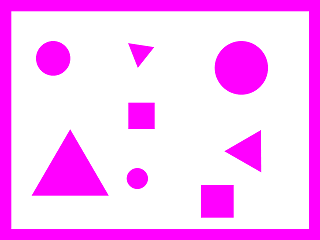
//> input picture new content/shaper count/ShapeCounter.PNG, 320 x 240 px
$ ./main   (built with g++ and OpenCV 4)
//> lines starting //> are read from the running program, lines starting //| are printed output that depends on the picture; after the words box and inside, x2 and y2 are one past the last pixel; in counts of white or black regions, pixels touching at a corner belong together
/**
 * Simple shape detector program.
 * It loads an image and tries to find simple shapes (rectangle, triangle, circle, etc) in it.
 * This program is a modified version of `squares.cpp` found in the OpenCV sample dir.
 */
#include <opencv2/highgui/highgui.hpp>
#include <opencv2/imgproc/imgproc.hpp>
#include <cmath>
#include <iostream>

/**
 * Helper function to find a cosine of angle between vectors
 * from pt0->pt1 and pt0->pt2
 */
static double angle(cv::Point pt1, cv::Point pt2, cv::Point pt0)
{
	double dx1 = pt1.x - pt0.x;
	double dy1 = pt1.y - pt0.y;
	double dx2 = pt2.x - pt0.x;
	double dy2 = pt2.y - pt0.y;
	return (dx1*dx2 + dy1*dy2)/sqrt((dx1*dx1 + dy1*dy1)*(dx2*dx2 + dy2*dy2) + 1e-10);
}

/**
 * Helper function to display text in the center of a contour
 */
void setLabel(cv::Mat& im, const std::string label, std::vector<cv::Point>& contour)
{
	int fontface = cv::FONT_HERSHEY_SIMPLEX;
	double scale = 0.4;
	int thickness = 1;
	int baseline = 0;

	cv::Size text = cv::getTextSize(label, fontface, scale, thickness, &baseline);
	cv::Rect r = cv::boundingRect(contour);

	cv::Point pt(r.x + ((r.width - text.width) / 2), r.y + ((r.height + text.height) / 2));
	cv::rectangle(im, pt + cv::Point(0, baseline), pt + cv::Point(text.width, -text.height), CV_RGB(255,255,255), CV_FILLED);
	cv::putText(im, label, pt, fontface, scale, CV_RGB(0,0,0), thickness, 8);
}

int main()
{
	//cv::Mat src = cv::imread("polygon.png");
	cv::Mat src = cv::imread("ShapeCounter.png");
//> src is the input picture: 240 rows x 320 cols, CV_8UC3; mean B, G, R 255, 185.5, 255
	if (src.empty())
		return -1;

	// Convert to grayscale
	cv::Mat gray;
	cv::cvtColor(src, gray, CV_BGR2GRAY);
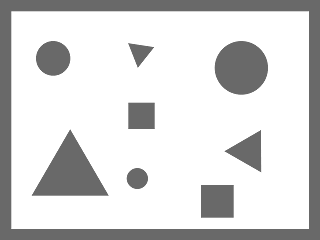
//> gray: 240 rows x 320 cols, CV_8UC1; min 105, max 255, mean 214.1

	// Use Canny instead of threshold to catch squares with gradient shading
	cv::Mat bw;
	cv::Canny(gray, bw, 0, 50, 5);
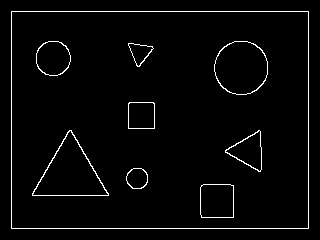
//> bw: 240 rows x 320 cols, CV_8UC1; 2.8% white in thin lines or dots, all inside (x1, y1, x2, y2) = (11, 11, 309, 229)

	// Find contours
	std::vector<std::vector<cv::Point> > contours;
	cv::findContours(bw.clone(), contours, CV_RETR_EXTERNAL, CV_CHAIN_APPROX_SIMPLE);
//> contours = 1 contour; box (x1, y1, x2, y2) and area: (11, 11, 309, 229) 64449

	std::vector<cv::Point> approx;
	cv::Mat dst = src.clone();

	for (int i = 0; i < int(contours.size()); i++)
	{
		// Approximate contour with accuracy proportional
		// to the contour perimeter
		cv::approxPolyDP(cv::Mat(contours[i]), approx, cv::arcLength(cv::Mat(contours[i]), true)*0.02, true);

		// Skip small or non-convex objects
		if (std::fabs(cv::contourArea(contours[i])) < 100 || !cv::isContourConvex(approx))
			continue;

		if (approx.size() == 3)
		{
			setLabel(dst, "TRI", contours[i]);    // Triangles
		}
		else if (approx.size() >= 4 && approx.size() <= 6)
		{
			// Number of vertices of polygonal curve
			int vtc = approx.size();

			// Get the cosines of all corners
			std::vector<double> cos;
			for (int j = 2; j < vtc+1; j++)
				cos.push_back(angle(approx[j%vtc], approx[j-2], approx[j-1]));

			// Sort ascending the cosine values
			std::sort(cos.begin(), cos.end());

			// Get the lowest and the highest cosine
			double mincos = cos.front();
			double maxcos = cos.back();

			// Use the degrees obtained above and the number of vertices
			// to determine the shape of the contour
			if (vtc == 4 && mincos >= -0.1 && maxcos <= 0.3)
				setLabel(dst, "RECT", contours[i]);
			else if (vtc == 5 && mincos >= -0.34 && maxcos <= -0.27)
				setLabel(dst, "PENTA", contours[i]);
			else if (vtc == 6 && mincos >= -0.55 && maxcos <= -0.45)
				setLabel(dst, "HEXA", contours[i]);
		}
		else
		{
			// Detect and label circles
			double area = cv::contourArea(contours[i]);
			cv::Rect r = cv::boundingRect(contours[i]);
			int radius = r.width / 2;

			if (std::abs(1 - ((double)r.width / r.height)) <= 0.2 &&
			    std::abs(1 - (area / (CV_PI * std::pow(radius, 2)))) <= 0.2)
				setLabel(dst, "CIR", contours[i]);
		}
	}
//> this loop made 1 pass
//> (approx, vtc, baseline in setLabel, text in setLabel, r in setLabel, pt in setLabel) on pass 1: (4 Points (x, y): [11, 11], [11, 228], [308, 228], [308, 11], 4, 4, Size(32, 9), Rect(11, 11, 298, 218), Point(144, 124))
//> pass 1, in setLabel, `cv::putText(im, label, pt, fontface, scale, CV_RGB(0,0,0), thickness, ..`:
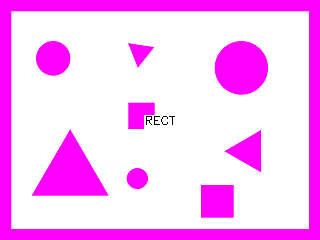
//> im: 240 rows x 320 cols, CV_8UC3; 0.26% of pixels changed, all inside (x1, y1, x2, y2) = (144, 115, 175, 129)

	cv::imshow("src", src);
	cv::imshow("dst", dst);
	cv::waitKey(0);
	return 0;
}
